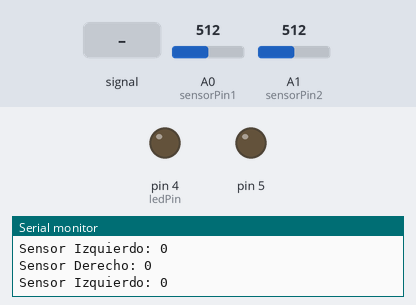
A sketch run on a simulated Arduino Uno, built with avr-gcc and run on an emulated ATmega328P. On the bench: output pins drawn as LEDs (lit = HIGH), the last lines printed to the serial monitor. Dashed ring = blinking. The inputs (shaded band) are chosen by the test bench; at power-on: A0 (sensorPin1) = 512, A1 (sensorPin2) = 512.

Above: at 11.2 s.
11.3 s: A0 (sensorPin1) fed a 2 Hz sine of ±306 counts around its level
At 12.87 s:
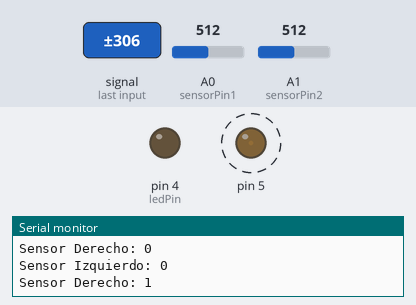
14.3 s: A0 (sensorPin1) set to 716
15.8 s: A0 (sensorPin1) set to 511
At 16.1 s:
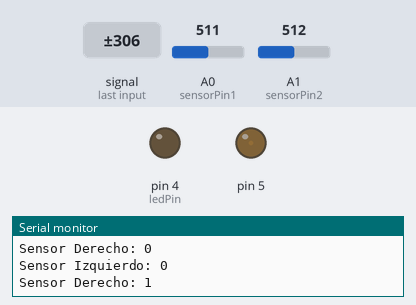
17.3 s: A0 (sensorPin1) set to 900
At 18.4 s:
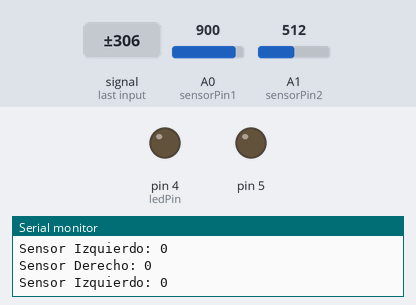
Timing chart, 0 to 19.8 s (numbered marks = the images above; inputs shaded):
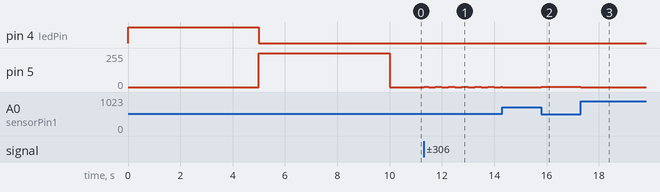

The sketch:

infrarojo-test.ino
```cpp
/*
  Calibration
*/

// These constants won't change:
const int sensorPin1 = A0;    // pin that the sensor is attached to
const int sensorPin2 = A1;    // pin that the sensor is attached to
const int ledPin = 4;        // pin that the LED is attached to

// variables:
int j = 0;
int sensorValue1 = 0;         // the sensor value
int sensorValue2 = 0;         // the sensor value
int sensorMin1 = 1000;        // minimum sensor value
int sensorMax1 = 0;           // maximum sensor value
int sensorMin2 = 1000;        // minimum sensor value
int sensorMax2 = 0;           // maximum sensor value


void setup() {
  // turn on LED to signal the start of the calibration period:
  pinMode(5, OUTPUT);
  pinMode(4, OUTPUT);
  pinMode(sensorPin1, INPUT);
  pinMode(sensorPin2, INPUT);
  Serial.begin(9600);
  digitalWrite(4, HIGH);
  digitalWrite(5, LOW);

  // calibrate during the first five seconds
  while (millis() < 5000) {
    sensorValue1 = analogRead(sensorPin1);

    // record the maximum sensor value
    if (sensorValue1 > sensorMax1) {
      sensorMax1 = sensorValue1;
    }

//     record the minimum sensor value
    if (sensorValue1 < sensorMin1) {
      sensorMin1 = sensorValue1;
    }

  }

  digitalWrite(5, HIGH);
  digitalWrite(4, LOW);
  while (millis() < 10000) {
    sensorValue2 = analogRead(sensorPin2);

    if (sensorValue2 > sensorMax2) {
      sensorMax2 = sensorValue2;
    }
    //  record the minimum sensor value
    if (sensorValue2 < sensorMin2) {
      sensorMin2 = sensorValue2;
    }
  }


  // signal the end of the calibration period
  digitalWrite(4, LOW);
  digitalWrite(5, LOW);
}

void loop() {
  // read the sensor:
  sensorValue1 = analogRead(sensorPin1);
  sensorValue2 = analogRead(sensorPin2);

  // apply the calibration to the sensor reading
  sensorValue1 = map(sensorValue1, sensorMin1, sensorMax1, 0, 150);
  sensorValue2 = map(sensorValue2, sensorMin2, sensorMax2, 0, 150);

  // in case the sensor value is outside the range seen during calibration
  sensorValue1 = constrain(sensorValue1, 0, 150);
  sensorValue2 = constrain(sensorValue2, 0, 150);

  // fade the LED using the calibrated value:
  analogWrite(4, sensorValue2);
  analogWrite(5, sensorValue1);

  if(j%1000 == 0) {
    Serial.print("Sensor Derecho: ");
    Serial.println(sensorValue1);
    Serial.print("Sensor Izquierdo: ");
    Serial.println(sensorValue2);
    j++;
  } else {
    j++;
  }
}
```

Measured:
- after the input at 11.3 s, pin 5: alternates 1/255 for 0.25 s and 0/255 for 0.25 s, starting at once
- after the input at 15.8 s, pin 5: 0/255 → 1/255 at once
- after the input at 17.3 s, pin 5: 1/255 → 0/255 at once
